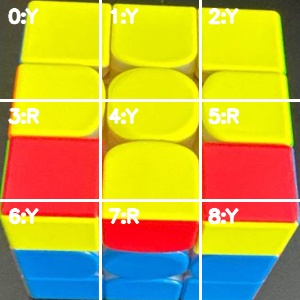
#> input picture file_16---ba2ed61b-a72e-46fa-950b-7e43b8f0352b_grid_summary.jpg, 300 x 300 px
$ python -i cube_vision_v2.py   (imports and definitions only)
#> lines starting #> are read from the running program, lines starting #| are printed output that depends on the picture; after the words box and inside, x2 and y2 are one past the last pixel; in counts of white or black regions, pixels touching at a corner belong together
#> further down, picture is the input picture: shape (300, 300, 3); mean B, G, R 62.2, 170.5, 193.8
#!/usr/bin/env python3
import argparse
import json
import math
import re
from pathlib import Path
from typing import Dict, List, Optional, Tuple

import cv2
import numpy as np


GRID_SIZE = 300
CELL_SIZE = GRID_SIZE // 3
COLOR_ORDER = ["white", "yellow", "red", "orange", "blue", "green", "unknown"]
COLOR_TO_LETTER = {
    "white": "W",
    "yellow": "Y",
    "red": "R",
    "orange": "O",
    "blue": "B",
    "green": "G",
    "unknown": "?",
}


# [18 lines left out: functions order_points, warp_face, not called in this run]


def shrink_quad_toward_centroid(quad: np.ndarray, shrink_ratio: float = 0.04) -> np.ndarray:
    center = np.mean(quad, axis=0, keepdims=True)
    return center + (quad - center) * (1.0 - shrink_ratio)


def hue_distance(a: float, b: float) -> float:
    d = abs(a - b)
    return min(d, 180.0 - d)


# [61 lines left out: functions classify_hsv_color, nearest_color_from_hsv, top_face_plausibility, not called in this run]


def find_top_face_quad(image: np.ndarray) -> Optional[np.ndarray]:
    gray = cv2.cvtColor(image, cv2.COLOR_BGR2GRAY)
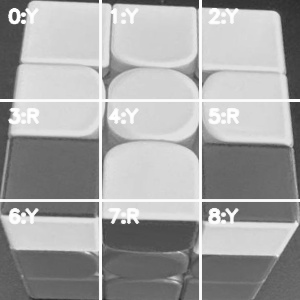
#> gray: shape (300, 300); min 38, max 255, mean 165.2
    blur = cv2.GaussianBlur(gray, (5, 5), 0)
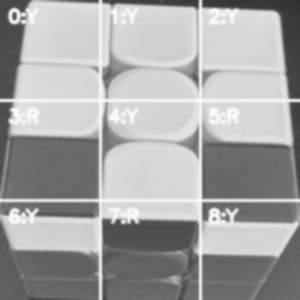
#> blur: shape (300, 300); min 46, max 253, mean 165.2

    adapt = cv2.adaptiveThreshold(
        blur,
        255,
        cv2.ADAPTIVE_THRESH_GAUSSIAN_C,
        cv2.THRESH_BINARY_INV,
        31,
        5,
    )
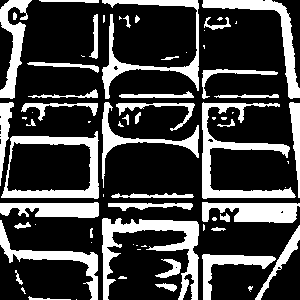
#> adapt: shape (300, 300); 26.2% white; 72 white regions (29 under 20 px), largest, box (x1, y1, x2, y2) and area: (102, 218, 199, 300) 2588, (202, 102, 296, 199) 2330, (1, 131, 99, 199) 1944
    edges = cv2.Canny(blur, 40, 140)
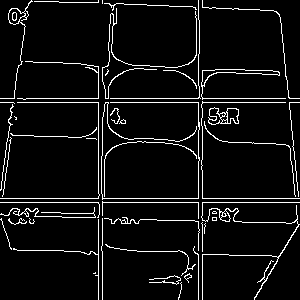
#> edges: shape (300, 300); 6.3% white in thin lines or dots
    combined = cv2.bitwise_or(adapt, edges)
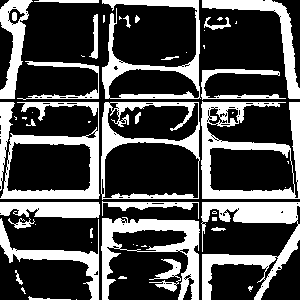
#> combined: shape (300, 300); 30.6% white; 55 white regions (24 under 20 px), largest, box (x1, y1, x2, y2) and area: (201, 202, 300, 300) 3536, (201, 101, 300, 199) 3522, (101, 217, 200, 300) 2939

    kernel = np.ones((3, 3), np.uint8)
    combined = cv2.morphologyEx(combined, cv2.MORPH_CLOSE, kernel, iterations=2)
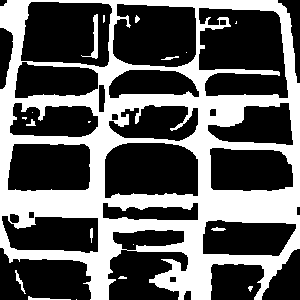
#> combined: shape (300, 300); 37% white; 19 white regions (9 under 20 px)

    contours, _ = cv2.findContours(combined, cv2.RETR_LIST, cv2.CHAIN_APPROX_SIMPLE)
#> contours = 41 contours, 13 with area under 20; largest, box (x1, y1, x2, y2) and area: (0, 0, 300, 300) 78536, (198, 7, 289, 99) 6709, (20, 1, 113, 68) 5252, (112, 3, 197, 68) 4816, (104, 142, 199, 199) 4661
    if not contours:
        return None

    image_area = image.shape[0] * image.shape[1]
#> image_area = 90000
    h, w = image.shape[:2]
#> h = 300; w = 300
    img_center = np.array([w / 2.0, h / 2.0], dtype=np.float32)
#> img_center = [150, 150]

    best_quad = None
    best_score = float("-inf")

    for contour in contours:
        area = cv2.contourArea(contour)
        if area < image_area * 0.03 or area > image_area * 0.9:
            continue

        peri = cv2.arcLength(contour, True)
        approx = cv2.approxPolyDP(contour, 0.018 * peri, True)

        candidates: List[np.ndarray] = []
        if len(approx) == 4 and cv2.isContourConvex(approx):
            candidates.append(approx.reshape(4, 2).astype(np.float32))
        else:
            rect = cv2.minAreaRect(contour)
            box = cv2.boxPoints(rect).astype(np.float32)
            candidates.append(box)

        for quad in candidates:
            if np.any(quad[:, 0] < 5) or np.any(quad[:, 0] > w - 5) or np.any(quad[:, 1] < 5) or np.any(quad[:, 1] > h - 5):
                continue

            sides = []
            for i in range(4):
                p1 = quad[i]
                p2 = quad[(i + 1) % 4]
                sides.append(float(np.linalg.norm(p2 - p1)))
            side_ratio = max(sides) / (min(sides) + 1e-6)
            if side_ratio > 4.2:
                continue

            center = np.mean(quad, axis=0)
            dist = float(np.linalg.norm(center - img_center))
            center_score = max(0.0, 1.0 - dist / math.sqrt(w * w + h * h))
            square_score = max(0.0, 1.0 - abs(1.0 - min(side_ratio, 2.2) / 2.2))
            area_score = min(1.0, area / (image_area * 0.18))

            score = 0.62 * area_score + 0.22 * square_score + 0.16 * center_score
            if score > best_score:
                best_quad = quad
                best_score = score
#> this loop made 41 passes
#> (area, peri, rect, box) on passes 17, 18, 38, 41: (3747.5, 255.8, ((48.5, 167), (48, 83), -90), [[90, 191], [7, 191], [7, 143], [90, 143]]), (4661, 290.7, ((151, 170), (56, 94), -90), [[198, 198], [104, 198], [104, 142], [198, 142]]), (6709, 603, ((243, 52.5), (91, 90), -90), [[288, 98], [198, 98], [198, 7], [288, 7]]), (78536, 1535, ((149.5, 149.5), (299, 299), -90), [[299, 299], [3.05e-05, 299], [3.05e-05, 0], [299, 0]])
#> (area, peri, rect) on passes 12, 16, 39: (2912.5, 278.7, ((49.49, 233.8), (36.32, 97.93), -88.41)), (3283, 242.8, ((250.9, 169.6), (43.31, 85.19), -88.09)), (4816.5, 319.3, ((154.5, 35.46), (62.12, 84.53), -87.51))
#> after the loop, best_quad = [[198, 198], [104, 198], [104, 142], [198, 142]]; best_score = 0.499

    return best_quad


# [83 lines left out: functions detect_quad_from_color_regions, compute_cell_crops, sample_cells_hsv, not called in this run]


def classify_by_hsv_thresholds(samples: List[np.ndarray]) -> List[str]:
    return [classify_hsv_color(s) for s in samples]


# [134 lines left out: functions classify_by_warp_kmeans, classify_by_cell_kmeans, vote_cell_colors, not called in this run]


def rotate_mask(mask: str) -> str:
    idx = [6, 3, 0, 7, 4, 1, 8, 5, 2]
    return "".join(mask[i] for i in idx)


# [348 lines left out: functions all_rotations, build_oll_pattern_lookup, pattern_signature, fallback_case_from_signature, parse_oll_algorithms, save_cell_crops and 6 more, not called in this run]


# [2 lines not run here, left out]

>>> import cv2
>>> picture = cv2.imread('file_16---ba2ed61b-a72e-46fa-950b-7e43b8f0352b_grid_summary.jpg')
>>> result = find_top_face_quad(picture)
#> result = [[198, 198], [104, 198], [104, 142], [198, 142]]
